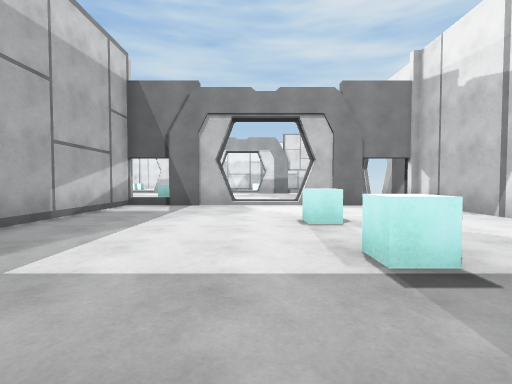
[1] (above)

16 first-person views from a walk through a scene from a Unity 3-D project. The camera is 1.2 m above the floor, tilts 2° down and sees 85° across. The floor is counted in squares, 2 m on a side. Each view is taken from the middle of a square. On the plan, view 1 faces up. The plan holds only what a view shows up to about 9 squares ahead; the rest is blank. The place goes on beyond the plan. The player is left out. Door leaves are left out, so doorways stand open. Surface patterns are stand-ins for the level's own textures.

[2]
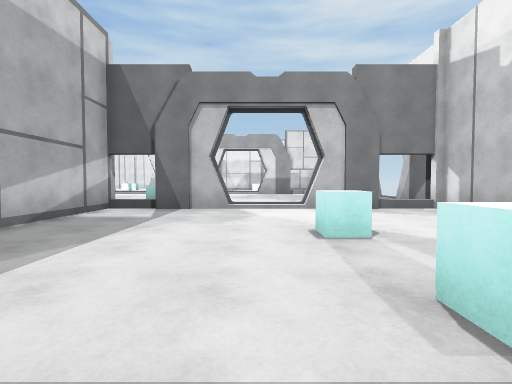

[3]
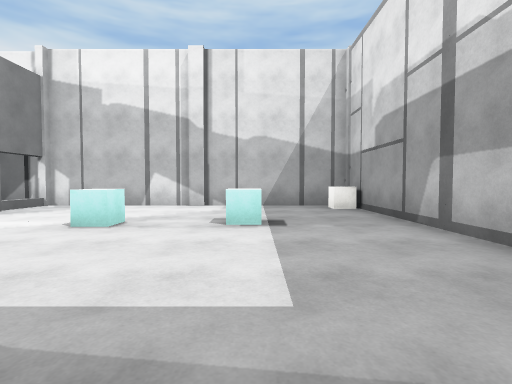

[4]
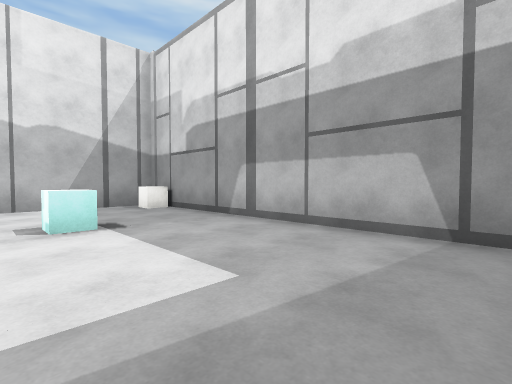

[5]
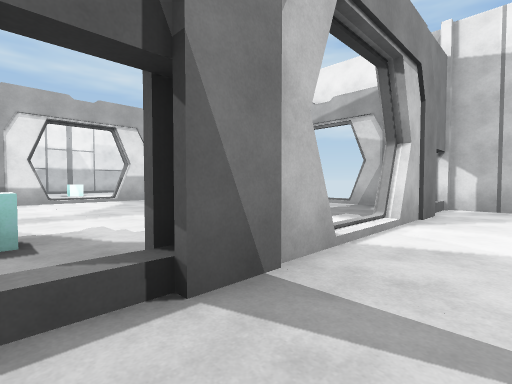

[6]
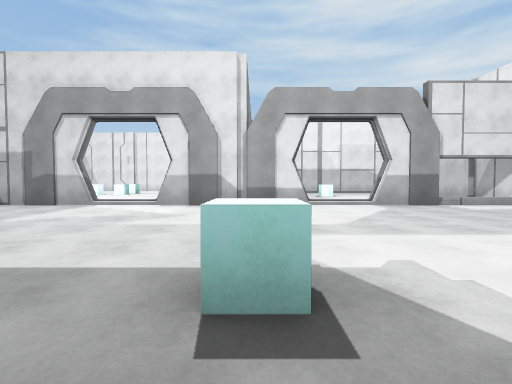

[7]
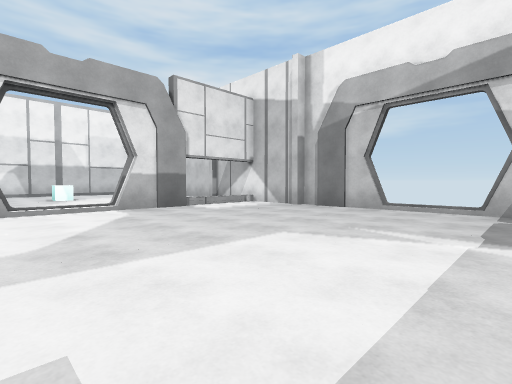

[8]
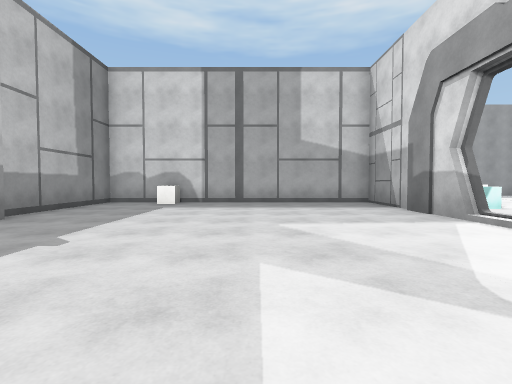

[9]
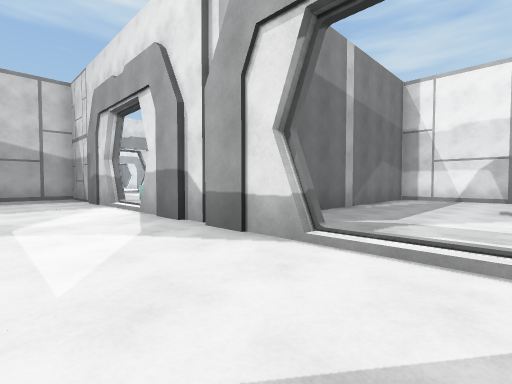

[10]
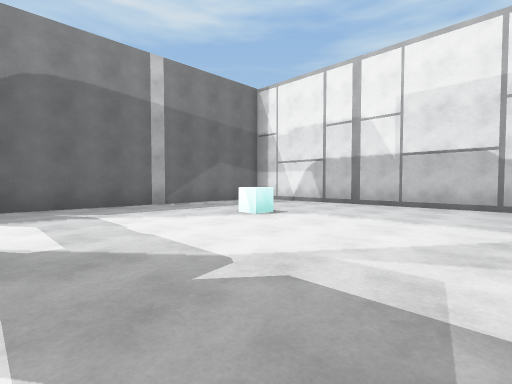

[11]
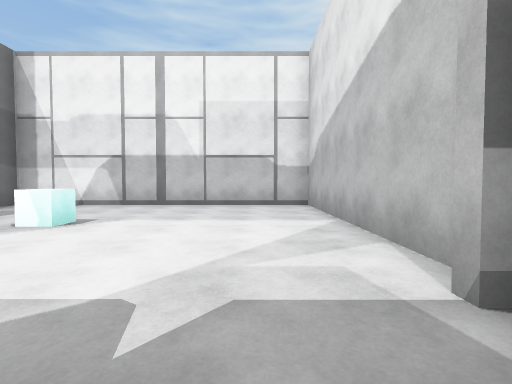

[12]
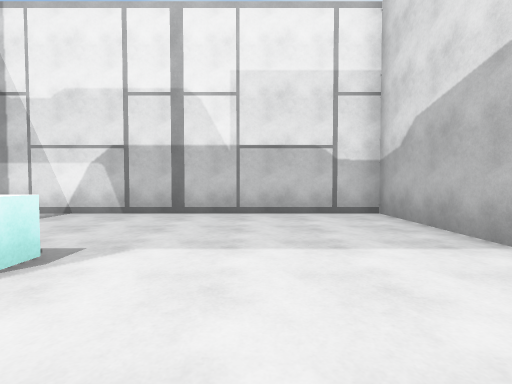

[13]
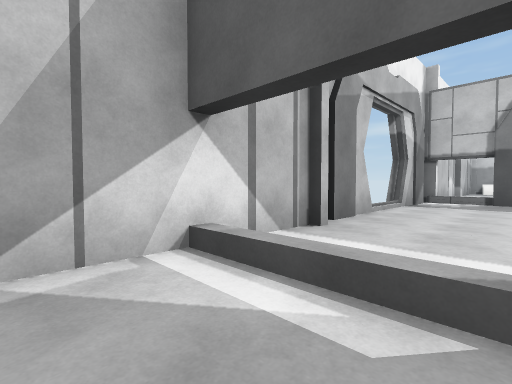

[14]
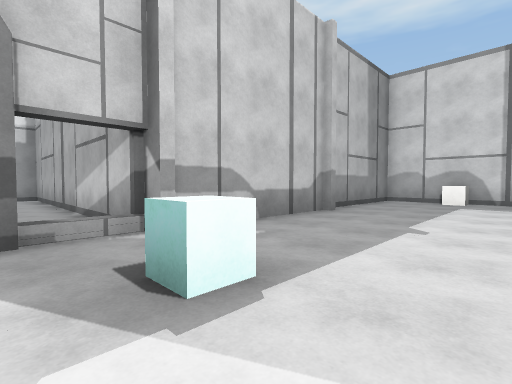

[15]
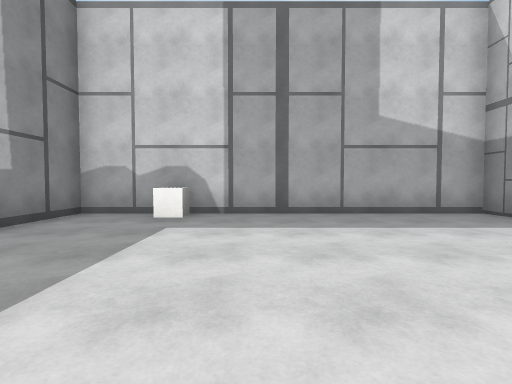

[16]
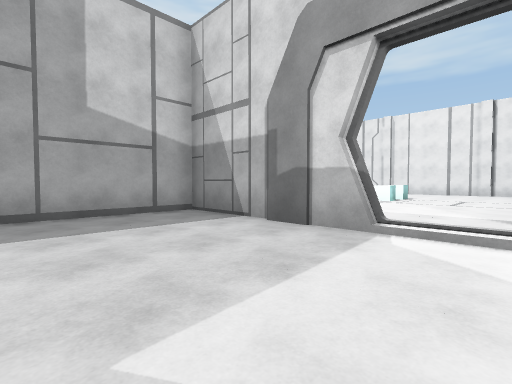

### Floor plan
Points are (right, up) in squares from view 1. A wall is a line through its corners. A room is listed if a view was taken in it or the views show most of it. See-through windows are left out.
Room 1 (views 1, 2, 3, 4, 5)
walls: (4.1, 3.3) (4.1, 3.8); (4.2, 3.6) (4.2, 9.8); (-0.6, 7.2) (-2.2, 7.2); (1.3, 7.6) (1, 7.6); (2.8, 7.2) (1.3, 7.2); (-0.5, 7.6) (-1, 7.6); (4.2, 0.8) (4.2, 3.4); (-3.4, 6.5) (-3.4, -0.4) (3.5, -0.4)
ways out: opening at (-3, 7) to room 2; opening at (2.5, 9.5) to room 2; open door at (0, 7.5) to room 2; open door at (4.5, 10.5) to room 2
objects: cube (1, 2); cube (1, 4); cube (4, 0)
Room 2 (views 6, 7, 8, 9, 10, 11, 12, 13, 14, 15, 16)
walls: (-1.8, 15.3) (-3.2, 15.3); (-1.5, 15.5) (-1.8, 15.5); (-3.5, 15.3) (-5.6, 15.3); (0.3, 15.5) (0, 15.5); (1.9, 15.3) (0.3, 15.3); (-7.2, 15.5) (-7.5, 15.5); (-7.5, 15.3) (-11.4, 15.3) (-11.4, 7.8) (-7.8, 7.8); (-3.4, 8) (-3.4, 6.5); (4.5, 13.5) (4.2, 13.5) (4.2, 17.1); (4.2, 11.4) (4.2, 13.5); (-2.2, 7.2) (-2.2, 7.8); (4.2, 17.9) (4.2, 23.4); (-7.4, 7.8) (-3.8, 7.8); (4.5, 23.4) (-3.4, 23.4) (-3.4, 16.2)
ways out: opening at (-3, 7) to room 1; opening at (2.5, 9.5) to room 1; open door at (0, 7.5) to room 1; open door at (4.5, 10.5) to room 1; open door at (-6.5, 15.5); open door at (-1, 15.5)
objects: cube (-11, 10); cube (-3, 10); cube (0, 20)

Positions as (right, up) in squares from view 1, and headings:
1: (0, 0), facing up
2: (0, 1), facing up
3: (-3, 2), facing right
4: (-3, 3), facing down-right
5: (-3, 6), facing up-right
6: (-3, 8), facing up
7: (-2, 9), facing up-right
8: (-3, 12), facing left
9: (0, 13), facing up-left
10: (4, 16), facing up-left
11: (3, 16), facing up
12: (2, 18), facing up
13: (2, 17), facing down-right
14: (-2, 11), facing down-left
15: (-6, 11), facing left
16: (-6, 12), facing up-left
